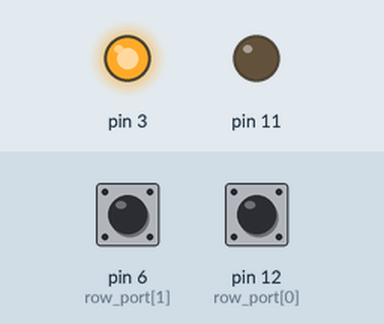
Bench run of a sketch on a simulated Arduino Uno, built with avr-gcc and run on an emulated ATmega328P. Parts: output pins drawn as LEDs (lit = HIGH). The inputs (shaded band) are chosen by the test bench; at power-on: pin 6 (row_port[1]) HIGH, pin 12 (row_port[0]) HIGH. What the sketch prints to the serial monitor is not drawn.

Above: at 1.2 s.
1.3 s: pin 6 (row_port[1]) pulled LOW for 0.15 s
Timing chart, 0 to 4.3 s (numbered marks = the images above; inputs shaded):
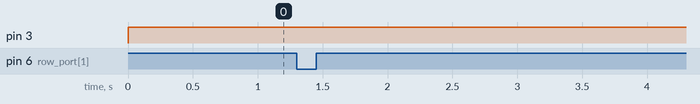

Measured:
- after the input at 1.3 s, every drawn part: stays the same

The sketch:

key_matrix.ino
```cpp
void setup()
{

  Serial.begin(9600);

  // low
  pinMode(12,INPUT);
  pinMode(6,INPUT);
  digitalWrite(12, HIGH);
  digitalWrite(6, HIGH);

  // col
  pinMode(3,OUTPUT);
  pinMode(11,OUTPUT);
}

char flag_row1 = 0;
char flag_row2 = 0;

int row_port[2] = {12,6};
char row_flag[2] = {0, 0};

void loop()
{
  // col 1 HIGH
  digitalWrite(3,HIGH);
  // row 1
  for(int i = 0; i < 2; i++)
  {
    int row1 = digitalRead(row_port[i]);
    if (row1 == 0 && row_flag[i] == 0)
    {
      row_flag[i] = 1;
      Serial.println("button "+ String(i*2+1) + " down");
    }
    else if (row1 == 1 && row_flag[i] == 1)
    {
      row_flag[i] = 0;
      Serial.println("button "+ String(i*2+1) + " up");
    }
  }
   // ------------------------------------
  // row 2
  /*int row1 = digitalRead(12);
  if (row1 == 0 && flag_row1 == 0)
  {
    flag_row1 = 1;
    Serial.println("button 1 down");
  } else if (row1 == 1 && flag_row1 == 1)
  {
    flag_row1 = 0;
    Serial.println("button 1 up");
  }

  // ------------------------------------
  // row 2
  int row2 = digitalRead(6);
  if (row2 == 0 && flag_row2 == 0)
  {
    flag_row2 = 1;
    Serial.println("button 3 down");
  } else if (row2 == 1 && flag_row2 == 1)
  {
    flag_row2 = 0;
    Serial.println("button 3 up");
  }*/

  delay(10);
}
```
